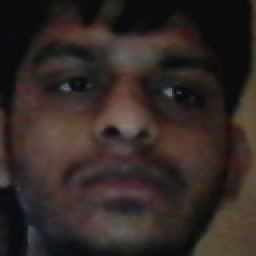
#> input picture dataset/Darshil/1.jpg, 128 x 128 px (shown 2 times larger); its folder holds only this picture in this run
$ python load_dataset.py
#> lines starting #> are read from the running program, lines starting #| are printed output that depends on the picture
### read_img.py
"""-----------------------------------------
step 1: Define the function for loading photos;
         Load all photos from the source folder, the format of the photos can be specified by the parameter * suffix,
     The return value is a list;
----------------------------------------- """
# -*-coding:utf8-*-
import os
import cv2

"""
According to the input folder path, read and save all the specified suffix files in the folder into a list
———— The first element of the list is the name of the folder
"""
# [21 lines left out: function readAllImg, not called in this run]


# Enter a string and a tag, and match the subsequent string with the tag
# * endstring is the file suffix name: such as jpg, png, etc.
def endwith(s, *endstring):
    resultArray = map(s.endswith, endstring)
    if True in resultArray:
        return True
    else:
        return False

# [3 lines that do not run on import are left out]

### load_dataset.py
"""-----------------------------------------
step 2:
     Load all photos and tags in the dataset;
     Function return value list: all picture collection, label collection, label number;
----------------------------------------- """
# -*-coding:utf8-*-
import os
import cv2
import numpy as np

from read_img import endwith

"""
Enter a file path, read the pictures under each folder, and give each folder a different Label;
Return a list of img, return a list corresponding to the label, return a few folders (with several labels);
If there are multiple folders under the dataset, each folder name corresponds to a label;
"""
def read_file(path):
    # Picture collection
#> called with path = './dataset'
    img_list = []
    # Label collection
    label_list = []
    # The number of subfolders, that is, the number of labels
    label_num = 0
    # size of the picture
    IMG_SIZE = 128

    # Read and save all jpg files in all subfolders under the path to a list
    for child_dir in os.listdir(path):
        child_path = os.path.join(path, child_dir)

        for dir_image in os.listdir(child_path):
            if endwith(dir_image, 'jpg'):
                img = cv2.imread(os.path.join(child_path, dir_image))
#> img is the input picture: shape (128, 128, 3); mean B, G, R 36.9, 40.3, 50
                resized_img = cv2.resize(img, (IMG_SIZE, IMG_SIZE))
                recolored_img = cv2.cvtColor(resized_img, cv2.COLOR_BGR2GRAY)
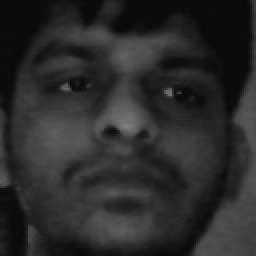
#> recolored_img: shape (128, 128) (shown 2 times larger); min 8, max 125, mean 42.8
                img_list.append(recolored_img)
                label_list.append(label_num)
        # label number increment
        label_num += 1
#> pass 2 of the loop in read_file, `for child_dir in os.listdir(path):`:
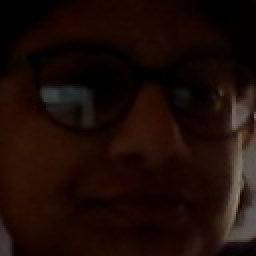
#> input picture dataset/aayushi/1.jpg, 128 x 128 px (shown 2 times larger)
#> in read_file, img is the input picture: shape (128, 128, 3); mean B, G, R 6.7, 11.5, 27.5
#> in read_file, `recolored_img = cv2.cvtColor(resized_img, cv2.COLOR_BGR2GRAY)`:
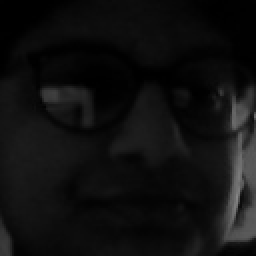
#> recolored_img: shape (128, 128) (shown 2 times larger); min 0, max 136, mean 15.7

    # The returned img_list is converted to np.array format
    img_list = np.array(img_list)

    # Return value list: all pictures collection, label collection, label number
    return img_list, label_list, label_num


# Read the folders under the training data set and return their names, ie labels, to a list
def read_name_list(path):
    name_list = []
    for child_dir in os.listdir(path):
        name_list.append(child_dir)
    return name_list


if __name__ == '__main__':
    img_list, label_lsit, label_num = read_file('./dataset')
#> label_lsit = [0, 1]; label_num = 2
    # Print the number of labels
    print(label_num)
#| 2
    print(label_lsit)
#| [0, 1]
